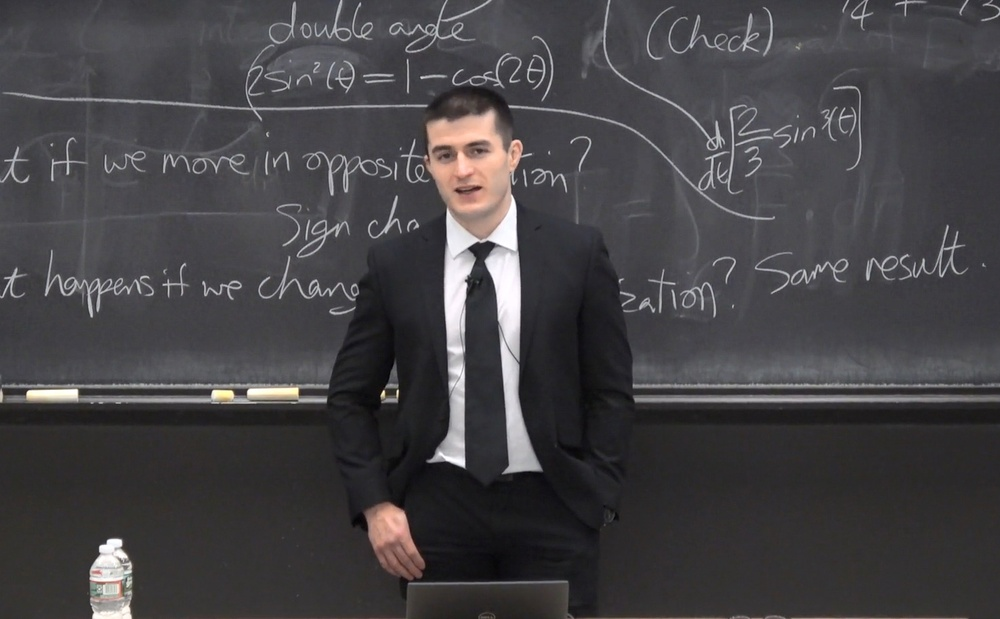
#> input picture data/lex.jpg, 1000 x 619 px, shrunk from 1476 x 914 before the run, found by its file name
$ python face_cropper.py
#> lines starting #> are read from the running program, lines starting #| are printed output that depends on the picture; after the words box and inside, x2 and y2 are one past the last pixel; in counts of white or black regions, pixels touching at a corner belong together
import cv2
import numpy as np

# Load the Haar cascade classifier for face detection
face_cascade = cv2.CascadeClassifier(cv2.data.haarcascades + 'haarcascade_frontalface_default.xml')

# Load the image
image = cv2.imread('data/lex.jpg')
#> image is the input picture: shape (619, 1000, 3); mean B, G, R 69.8, 67.1, 69

# Convert the image to grayscale
gray = cv2.cvtColor(image, cv2.COLOR_BGR2GRAY)

# Detect faces in the grayscale image
faces = face_cascade.detectMultiScale(gray, scaleFactor=1.1, minNeighbors=5, minSize=(30, 30))
#> faces = [[412, 114, 101, 101]]

# Extract the first detected face
if len(faces) > 0:
    (x, y, w, h) = faces[0]
#> x = 412; y = 114; w = 101; h = 101

    # Add some margin to the face bounding box
    margin = 20
    x -= margin
#> x = 392
    y -= margin
#> y = 94
    w += 2 * margin
#> w = 141
    h += 2 * margin
#> h = 141

    # Create a mask with white background
    mask = np.zeros(image.shape[:2], dtype=np.uint8)
    cv2.rectangle(mask, (x, y), (x + w, y + h), 255, -1)
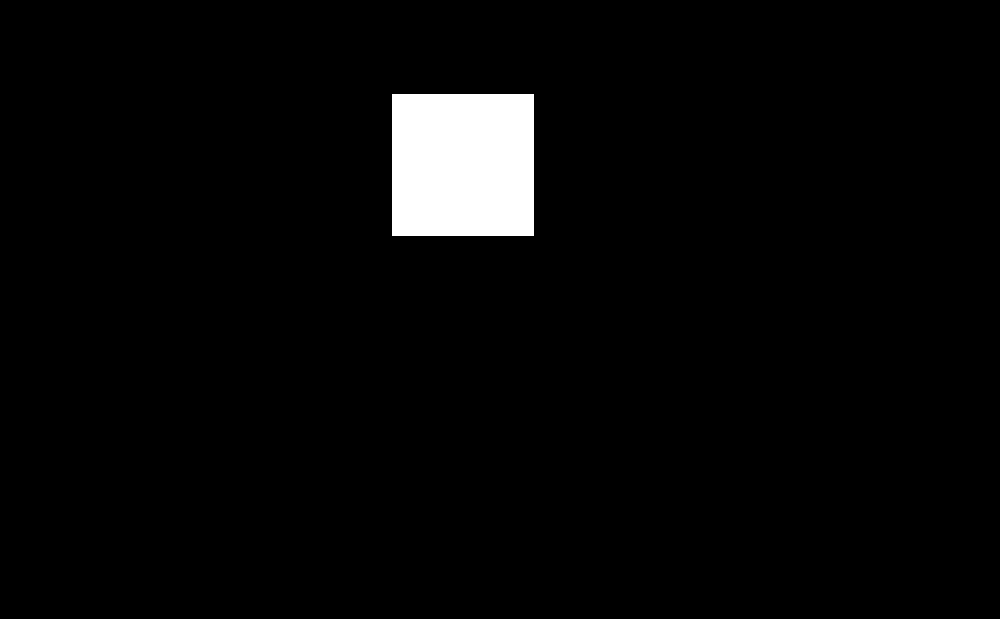
#> mask: shape (619, 1000); 3.3% white; 1 white region, box (x1, y1, x2, y2) and area: (392, 94, 534, 236) 20164

    # Bitwise-AND the mask with the original image
    result = cv2.bitwise_and(image, image, mask=mask)
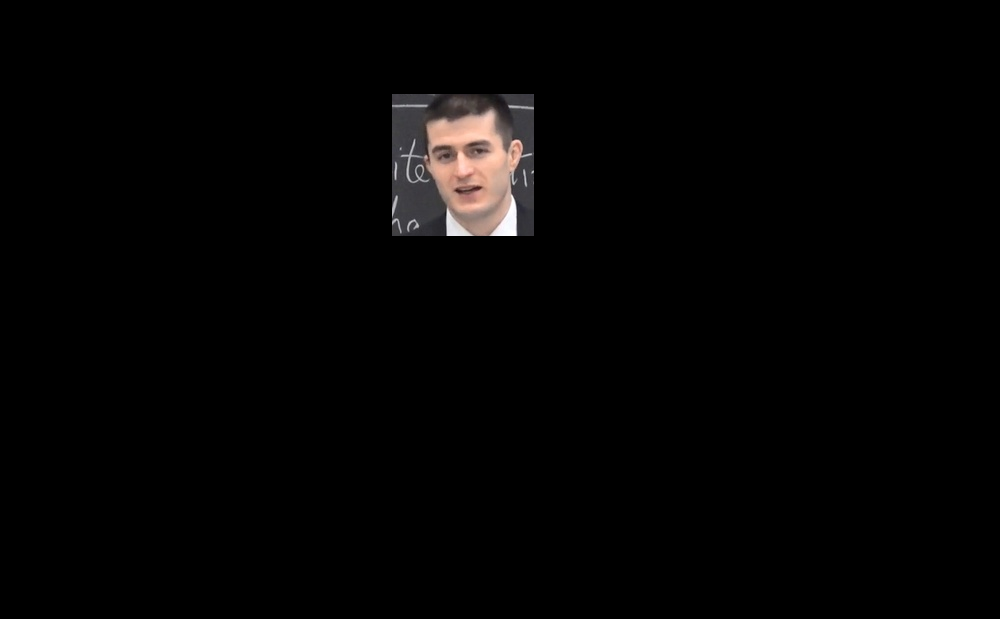
#> result: shape (619, 1000, 3); mean B, G, R 3.4, 3.6, 4.2

    cv2.imwrite("data/output.jpg", result)
else:
    print("No faces found in the image.")
